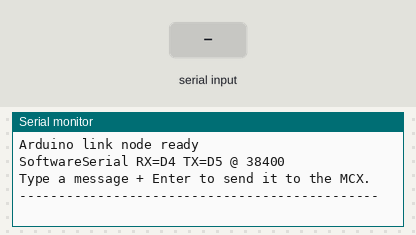
This sketch was run on a simulated Arduino Uno, built with avr-gcc and run on an emulated ATmega328P. On the bench: the last lines printed to the serial monitor. Inputs (shaded band) come from the test bench.

Above: at 1.2 s.
1.3 s: "data\n" received over Serial
At 2.0 s:
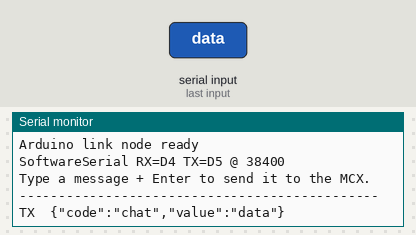
2.8 s: "data\n" received over the second serial link
At 4.0 s:
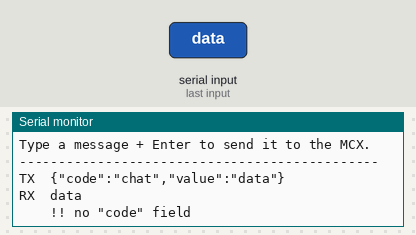
4.3 s: "chat\n" received over Serial
At 5.4 s:
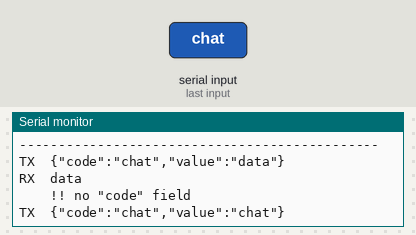
5.8 s: "chat\n" received over the second serial link
At 6.3 s:
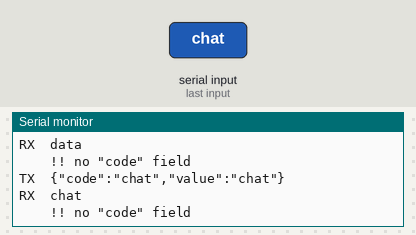
7.3 s: "\"\n" received over Serial
At 7.7 s:
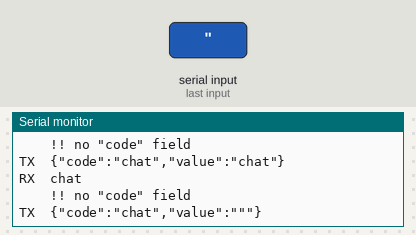
8.8 s: "\"\n" received over the second serial link
At 9.7 s:
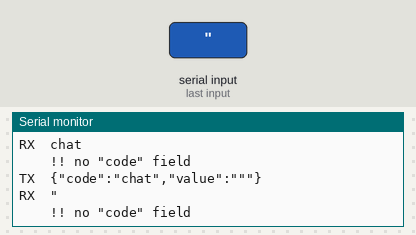

The sketch:

link_node.ino
```cpp
/*
 * link_node.ino - Arduino side of the FRDM-MCXA153 <-> Arduino UART link.
 *
 * Adapted from the ESP8266 lesson at
 * https://alexp25.github.io/ipcei-lab/lessons/lp4-iot-app/
 *
 * Differences from the ESP8266 version, and why:
 *
 *  1. SoftwareSerial on D4/D5 instead of the hardware UART, so D0/D1 stay
 *     free for the USB serial monitor. The ESP8266 has a spare UART; an
 *     UNO/Nano does not.
 *  2. 38400 baud instead of 115200. SoftwareSerial is bit-banged and is not
 *     reliable at 115200 on a 16 MHz AVR.
 *  3. A resistor divider is REQUIRED on D5 -> MCX P1_4. The ESP8266 is a
 *     3.3 V part so the lesson wires it straight through; the Arduino is
 *     5 V and P1_4 is not 5 V tolerant. See README section 3.
 *
 * Protocol - newline-terminated JSON lines:
 *   in   {"code":"data","value":21.50}
 *   in   {"code":"chat","value":"hello from MCXA153"}
 *   out  {"code":"ack","of":"data","value":"21.50"}
 *   out  {"code":"chat","value":"whatever you type in the serial monitor"}
 */

#include <SoftwareSerial.h>

#define LINK_RX_PIN 4      /* <- MCX P1_5 / TX  (J1 pin 4), direct wire     */
#define LINK_TX_PIN 5      /* -> MCX P1_4 / RX  (J1 pin 2), VIA DIVIDER     */
#define LINK_BAUD   38400  /* must match LINK_BAUD in the MCX main.c        */

#define USB_BAUD    115200

SoftwareSerial link(LINK_RX_PIN, LINK_TX_PIN);

static char linkBuf[128];
static uint8_t linkLen = 0;

static char usbBuf[96];
static uint8_t usbLen = 0;

/* ---------------------------------------------------------------- helpers */

/* Extract a JSON field by key from a flat one-level object.
 * Handles both "key":"string" and "key":number. */
static bool getField(const char *src, const char *key,
                     char *out, uint8_t outSize)
{
  char pattern[24];
  snprintf(pattern, sizeof(pattern), "\"%s\"", key);

  const char *p = strstr(src, pattern);
  if (!p) return false;

  p = strchr(p, ':');
  if (!p) return false;
  p++;

  while (*p == ' ' || *p == '\t') p++;

  uint8_t n = 0;
  if (*p == '"') {
    p++;
    while (*p && *p != '"' && n < outSize - 1) out[n++] = *p++;
  } else {
    while (*p && *p != ',' && *p != '}' && n < outSize - 1) out[n++] = *p++;
  }
  out[n] = '\0';
  return true;
}

static void sendLine(const char *s)
{
  link.print(s);
  link.print('\n');
  Serial.print(F("TX  "));
  Serial.println(s);
}

/* ------------------------------------------------------- inbound handling */

static void handleFromMcx(const char *line)
{
  Serial.print(F("RX  "));
  Serial.println(line);

  char code[24];
  char value[80];

  if (!getField(line, "code", code, sizeof(code))) {
    Serial.println(F("    !! no \"code\" field"));
    return;
  }

  if (!strcmp(code, "data")) {
    if (getField(line, "value", value, sizeof(value))) {
      Serial.print(F("    >> data value = "));
      Serial.println(value);

      char out[96];
      snprintf(out, sizeof(out),
               "{\"code\":\"ack\",\"of\":\"data\",\"value\":\"%s\"}", value);
      sendLine(out);
    }
  }
  else if (!strcmp(code, "chat")) {
    if (getField(line, "value", value, sizeof(value))) {
      Serial.print(F("    >> chat from MCX: "));
      Serial.println(value);
    }
  }
  else {
    Serial.print(F("    >> unhandled code: "));
    Serial.println(code);
  }
}

static void sendChat(const char *text)
{
  char out[128];
  snprintf(out, sizeof(out), "{\"code\":\"chat\",\"value\":\"%s\"}", text);
  sendLine(out);
}

/* ------------------------------------------------------------------ setup */

void setup()
{
  Serial.begin(USB_BAUD);
  link.begin(LINK_BAUD);

  Serial.println();
  Serial.println(F("Arduino link node ready"));
  Serial.print(F("SoftwareSerial RX=D"));
  Serial.print(LINK_RX_PIN);
  Serial.print(F(" TX=D"));
  Serial.print(LINK_TX_PIN);
  Serial.print(F(" @ "));
  Serial.println(LINK_BAUD);
  Serial.println(F("Type a message + Enter to send it to the MCX."));
  Serial.println(F("----------------------------------------------"));
}

void loop()
{
  /* ---- bytes from the MCX ---- */
  while (link.available()) {
    char c = link.read();
    if (c == '\n' || c == '\r') {
      if (linkLen) {
        linkBuf[linkLen] = '\0';
        handleFromMcx(linkBuf);
        linkLen = 0;
      }
    } else if (linkLen < sizeof(linkBuf) - 1) {
      linkBuf[linkLen++] = c;
    } else {
      linkLen = 0;   /* overlong line - resync on the next newline */
    }
  }

  /* ---- bytes typed into the serial monitor ---- */
  while (Serial.available()) {
    char c = Serial.read();
    if (c == '\n' || c == '\r') {
      if (usbLen) {
        usbBuf[usbLen] = '\0';
        sendChat(usbBuf);
        usbLen = 0;
      }
    } else if (usbLen < sizeof(usbBuf) - 1) {
      usbBuf[usbLen++] = c;
    }
  }
}
```

Measured:
- after the input at 1.3 s, the serial monitor: prints a new line at once (image 1)
- after the input at 2.8 s, the serial monitor: prints a new line at once (image 2)
- after the input at 4.3 s, the serial monitor: prints a new line at once (image 3)
- after the input at 5.8 s, the serial monitor: prints a new line at once (image 4)
- after the input at 7.3 s, the serial monitor: prints a new line at once (image 5)
- after the input at 8.8 s, the serial monitor: prints a new line at once (image 6)
